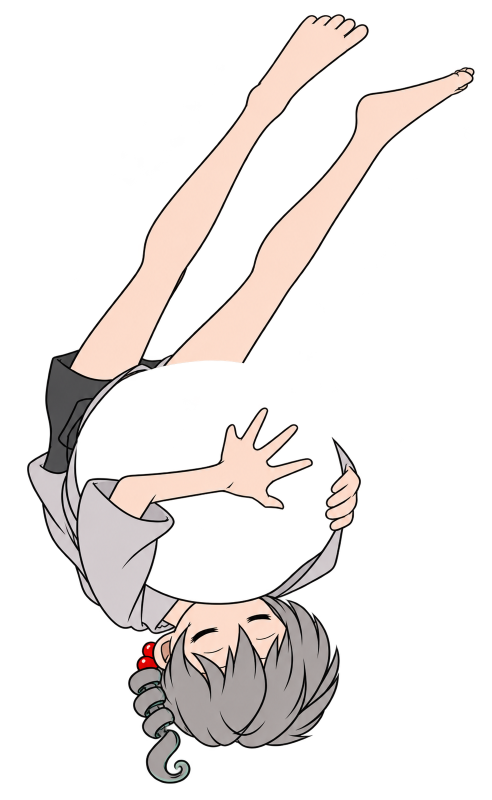
#> input picture character_redraw/art/full_character_redraw_1080p_v01/drawings/ART-G06-01/v01/whole_imggen_after_material_local_grayC_inverted_visibleonly_v02/character_imggen_original.png, 984 x 1599 px, found by its file name (shown at 1/2 size)
$ python Prepare-G3308-SourceFirst-20261101.py
#> lines starting #> are read from the running program, lines starting #| are printed output that depends on the picture
"""Change the failed solid-cone reference hypothesis, preserving every input."""
from datetime import datetime, timezone
import hashlib
import json
from pathlib import Path
import shutil
from PIL import Image

root = Path(__file__).resolve().parents[1]
base = root / 'art/full_character_redraw_1080p_v01'
run = base / 'drawings/ART-G33-08/v01/whole_imggen_sourcefirst_userturns_flat_v02'
run.mkdir(parents=True, exist_ok=True)
if (run / 'request_imggen.json').exists():
    raise SystemExit('Preserve this request; no implicit retry.')
inputs = run / 'inputs'
inputs.mkdir(exist_ok=True)
refs = []
for source, name in [
    (base / 'drawings/ART-G33-08/v01/inputs/source_pose_guide.png', 'ref1_ORIGINAL_PV08_POSE_COSTUME_CROP.png'),
    (base / 'inputs/user_drill_turns_only_no_root_20261101_v01.png', 'ref3_USER_WIDE_HAIR_TURNS_no_head_no_root.png'),
    (base / 'drawings/ART-G51-01/v01/whole_imggen_ending_graygreen_hollow_v01/inputs/ref5_unlit_hair_material_palette.png', 'ref4_FLAT_HAIR_PIGMENTS_ONLY.png'),
]:
    dest = inputs / name
    shutil.copy2(source, dest)
    refs.append(dest)
identity = base / 'drawings/ART-G33-07/v01/whole_imggen_hollow_drill_pilot_v07_after_api_local/character_imggen_original.png'
identity_crop = inputs / 'ref2_REVIEWED_GRAY_BOB_MONO_EYES_LOW_NAPE_IDENTITY_ONLY.png'
with Image.open(identity) as image:
#> image is the input picture: PIL image 984x1599 RGBA; mean R, G, B, A 47, 42.3, 40.1, 59.7
    image.crop((240, 0, 750, 452)).save(identity_crop)
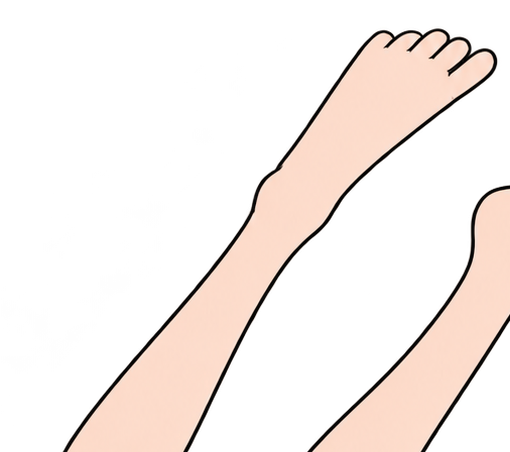
#> saved as ref2_REVIEWED_GRAY_BOB_MONO_EYES_LOW_NAPE_IDENTITY_ONLY.png: PIL image 510x452 RGBA; mean R, G, B, A 65.4, 57.2, 52.8, 69; transparent parts drawn white
refs.insert(1, identity_crop)
prompt = '''整体重绘一张PV透明人物。图1原PV是唯一身体动作、脸部朝向、眼睛睁开程度、微小闭嘴、服装与构图依据：画左屈臂到腰，画右垂臂张掌，原黑长袖女仆裙、红结金扣、白肩褶/围裙/袖口/腰后结、交叉腿与鞋以及原下边界。保持整张可见人物轮廓和接触关系，只替换为图2的短灰bob身份、暖桃肤和低耳后红珠单侧卷发。眼睛用图2简单的一整块炭灰实色加普通白点，不画独立黑瞳仁或虹膜渐变。帽子贴头、两片黑叶，两颗红珠接在解剖LEFT/画右低耳后bob下缘，低于眼线。
图3专用于卷的结构：一根有宽度的灰色发带，连续绕圈，能读出宽的前面和宽的返回折面，真实回折重叠并逐渐收尖。灰色发带本身保持不透明，薄荷色是同一发带上的材料色面；不能只用薄荷实体锥加几条灰缝来代替灰发带，也不画独立圆钩尾。空隙按实际绕卷和自遮挡出现，不按孔数强开洞。此刻发卷从前态的横扬收回，紧靠画右低耳后/肩边，轴自然偏下，压缩但仍可读出连续卷绕；图3的水平轴不照搬。图2只给灰bob和眼睛身份，不复制它的发卷横扬方向。
图4只给平涂灰和低饱和薄荷色。bob与发卷全部前后面同一无打光灰，薄荷材料平涂；没有深暗底面、银白高光或渐变。原PV简单黑线，人物头帽、根、颈领、肩、袖手及身体所有连接一次连贯重绘。画布外和真实空隙为真实透明；不画背景、字幕、棋盘、特效、色卡、补丁或新人物。'''
#> (the run stopped early here; a loop or call above may not have finished)
